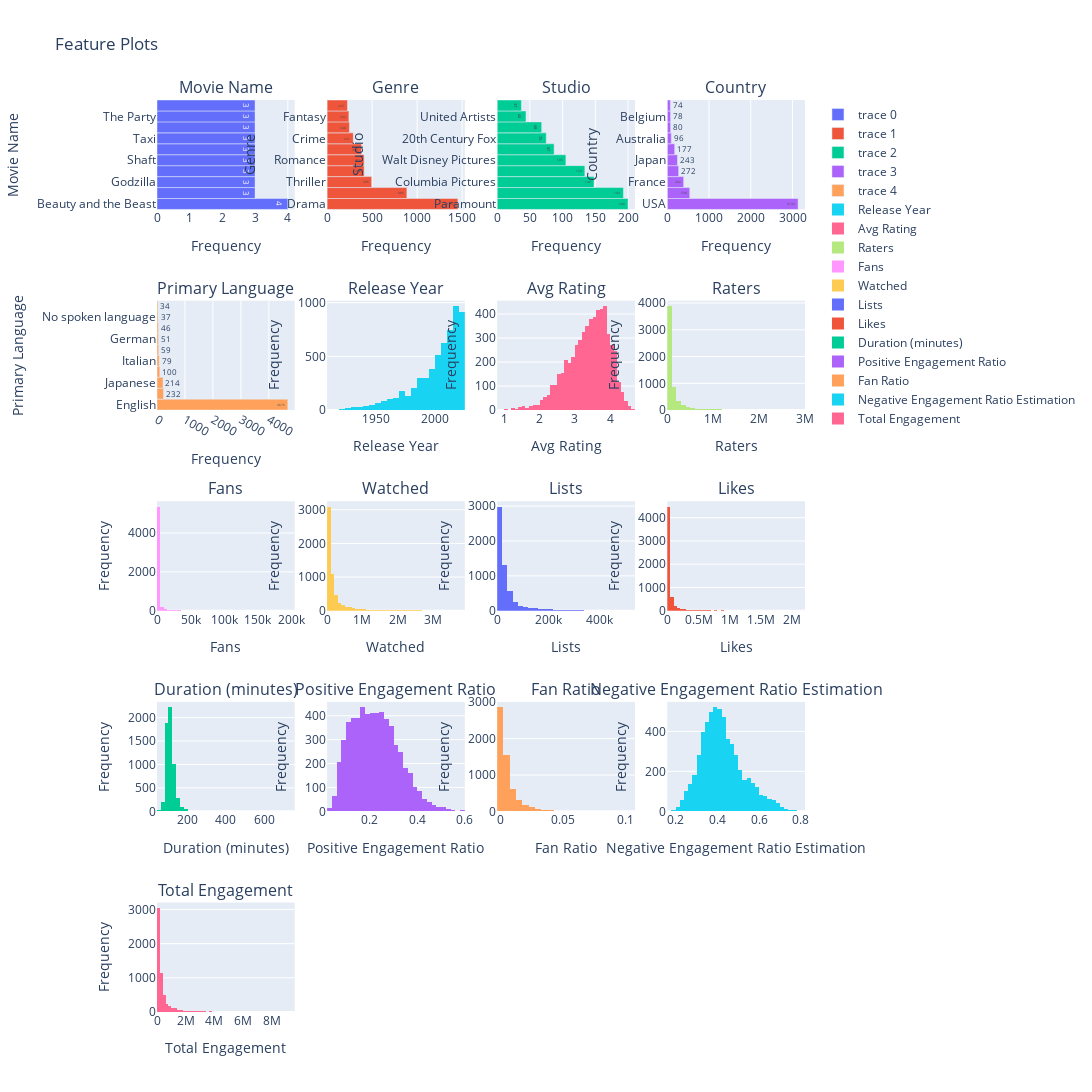

Notebook code for this chart:
### Markdown cell above
This code snippet generates plots for various features within a given dataframe. It allows visualizing different types of data distributions:

1. For categorical or string-type features, horizontal bar charts are plotted showing the top 10 most frequent values.
2. For numerical features, histograms with 50 bins are plotted to display the distribution of values.

The function `plot_features` organizes these plots into a grid layout (`nrows` by `ncols`) based on the number of columns in the dataframe. Each subplot title corresponds to a column name in the dataframe. This visualization approach helps in exploring and understanding the data distribution across different features effectively and helps us see if there's any more features we can add or see if we should do logarithmic transformations for columns with lots of high value numbers.

### Code cell
plot_features(df)

### Figure 1 — Plotly figure (JSON) as saved in the notebook; plotly's stock layout.template omitted (floating-point values rounded to 4 significant figures; data arrays with more than 128 entries replaced by an {"elided": "..."} marker saying what was removed)
{"data": [{"orientation": "h", "text": [4, 3, 3, 3, 3, 3, 3, 3, 3, 3], "textposition": "auto", "type": "bar", "x": [4, 3, 3, 3, 3, 3, 3, 3, 3, 3], "xaxis": "x", "y": ["Beauty and the Beast", "King Kong", "Godzilla", "The Mummy", "Shaft", "Black Christmas", "Taxi", "Cinderella", "The Party", "Pinocchio"], "yaxis": "y"}, {"orientation": "h", "text": [1453, 886, 495, 412, 411, 382, 291, 248, 242, 226], "textposition": "auto", "type": "bar", "x": [1453, 886, 495, 412, 411, 382, 291, 248, 242, 226], "xaxis": "x2", "y": ["Drama", "Comedy", "Thriller", "Horror", "Romance", "Action", "Crime", "Adventure", "Fantasy", "Science Fiction"], "yaxis": "y2"}, {"orientation": "h", "text": [200, 193, 148, 134, 105, 87, 75, 68, 44, 37], "textposition": "auto", "type": "bar", "x": [200, 193, 148, 134, 105, 87, 75, 68, 44, 37], "xaxis": "x3", "y": ["Paramount", "Universal Pictures", "Columbia Pictures", "Warner Bros. Pictures", "Walt Disney Pictures", "New Line Cinema", "20th Century Fox", "Metro-Goldwyn-Mayer", "United Artists", "Touchstone Pictures"], "yaxis": "y3"}, {"orientation": "h", "text": [3134, 538, 392, 272, 243, 177, 96, 80, 78, 74], "textposition": "auto", "type": "bar", "x": [3134, 538, 392, 272, 243, 177, 96, 80, 78, 74], "xaxis": "x4", "y": ["USA", "UK", "France", "Canada", "Japan", "Germany", "Australia", "Italy", "Belgium", "China"], "yaxis": "y4"}, {"orientation": "h", "text": [4676, 232, 214, 100, 79, 59, 51, 46, 37, 34], "textposition": "auto", "type": "bar", "x": [4676, 232, 214, 100, 79, 59, 51, 46, 37, 34], "xaxis": "x5", "y": ["English", "French", "Japanese", "Spanish", "Italian", "Korean", "German", "Chinese", "No spoken language", "Swedish"], "yaxis": "y5"}, {"name": "Release Year", "nbinsx": 50, "type": "histogram", "x": {"elided": "5782 int values"}, "xaxis": "x6", "yaxis": "y6"}, {"name": "Avg Rating", "nbinsx": 50, "type": "histogram", "x": {"elided": "5782 float values"}, "xaxis": "x7", "yaxis": "y7"}, {"name": "Raters", "nbinsx": 50, "type": "histogram", "x": {"elided": "5782 int values"}, "xaxis": "x8", "yaxis": "y8"}, {"name": "Fans", "nbinsx": 50, "type": "histogram", "x": {"elided": "5782 int values"}, "xaxis": "x9", "yaxis": "y9"}, {"name": "Watched", "nbinsx": 50, "type": "histogram", "x": {"elided": "5782 int values"}, "xaxis": "x10", "yaxis": "y10"}, {"name": "Lists", "nbinsx": 50, "type": "histogram", "x": {"elided": "5782 int values"}, "xaxis": "x11", "yaxis": "y11"}, {"name": "Likes", "nbinsx": 50, "type": "histogram", "x": {"elided": "5782 int values"}, "xaxis": "x12", "yaxis": "y12"}, {"name": "Duration (minutes)", "nbinsx": 50, "type": "histogram", "x": {"elided": "5782 int values"}, "xaxis": "x13", "yaxis": "y13"}, {"name": "Positive Engagement Ratio", "nbinsx": 50, "type": "histogram", "x": {"elided": "5782 float values"}, "xaxis": "x14", "yaxis": "y14"}, {"name": "Fan Ratio", "nbinsx": 50, "type": "histogram", "x": {"elided": "5782 float values"}, "xaxis": "x15", "yaxis": "y15"}, {"name": "Negative Engagement Ratio Estimation", "nbinsx": 50, "type": "histogram", "x": {"elided": "5782 float values"}, "xaxis": "x16", "yaxis": "y16"}, {"name": "Total Engagement", "nbinsx": 50, "type": "histogram", "x": {"elided": "5782 int values"}, "xaxis": "x17", "yaxis": "y17"}], "layout": {"annotations": [{"font": {"size": 16}, "showarrow": false, "text": "Movie Name", "x": 0.1062, "xanchor": "center", "xref": "paper", "y": 1, "yanchor": "bottom", "yref": "paper"}, {"font": {"size": 16}, "showarrow": false, "text": "Genre", "x": 0.3688, "xanchor": "center", "xref": "paper", "y": 1, "yanchor": "bottom", "yref": "paper"}, {"font": {"size": 16}, "showarrow": false, "text": "Studio", "x": 0.6313, "xanchor": "center", "xref": "paper", "y": 1, "yanchor": "bottom", "yref": "paper"}, {"font": {"size": 16}, "showarrow": false, "text": "Country", "x": 0.8938, "xanchor": "center", "xref": "paper", "y": 1, "yanchor": "bottom", "yref": "paper"}, {"font": {"size": 16}, "showarrow": false, "text": "Primary Language", "x": 0.1062, "xanchor": "center", "xref": "paper", "y": 0.78, "yanchor": "bottom", "yref": "paper"}, {"font": {"size": 16}, "showarrow": false, "text": "Release Year", "x": 0.3688, "xanchor": "center", "xref": "paper", "y": 0.78, "yanchor": "bottom", "yref": "paper"}, {"font": {"size": 16}, "showarrow": false, "text": "Avg Rating", "x": 0.6313, "xanchor": "center", "xref": "paper", "y": 0.78, "yanchor": "bottom", "yref": "paper"}, {"font": {"size": 16}, "showarrow": false, "text": "Raters", "x": 0.8938, "xanchor": "center", "xref": "paper", "y": 0.78, "yanchor": "bottom", "yref": "paper"}, {"font": {"size": 16}, "showarrow": false, "text": "Fans", "x": 0.1062, "xanchor": "center", "xref": "paper", "y": 0.56, "yanchor": "bottom", "yref": "paper"}, {"font": {"size": 16}, "showarrow": false, "text": "Watched", "x": 0.3688, "xanchor": "center", "xref": "paper", "y": 0.56, "yanchor": "bottom", "yref": "paper"}, {"font": {"size": 16}, "showarrow": false, "text": "Lists", "x": 0.6313, "xanchor": "center", "xref": "paper", "y": 0.56, "yanchor": "bottom", "yref": "paper"}, {"font": {"size": 16}, "showarrow": false, "text": "Likes", "x": 0.8938, "xanchor": "center", "xref": "paper", "y": 0.56, "yanchor": "bottom", "yref": "paper"}, {"font": {"size": 16}, "showarrow": false, "text": "Duration (minutes)", "x": 0.1062, "xanchor": "center", "xref": "paper", "y": 0.34, "yanchor": "bottom", "yref": "paper"}, {"font": {"size": 16}, "showarrow": false, "text": "Positive Engagement Ratio", "x": 0.3688, "xanchor": "center", "xref": "paper", "y": 0.34, "yanchor": "bottom", "yref": "paper"}, {"font": {"size": 16}, "showarrow": false, "text": "Fan Ratio", "x": 0.6313, "xanchor": "center", "xref": "paper", "y": 0.34, "yanchor": "bottom", "yref": "paper"}, {"font": {"size": 16}, "showarrow": false, "text": "Negative Engagement Ratio Estimation", "x": 0.8938, "xanchor": "center", "xref": "paper", "y": 0.34, "yanchor": "bottom", "yref": "paper"}, {"font": {"size": 16}, "showarrow": false, "text": "Total Engagement", "x": 0.1062, "xanchor": "center", "xref": "paper", "y": 0.12, "yanchor": "bottom", "yref": "paper"}], "height": 1250, "title": {"text": "Feature Plots"}, "width": 2000, "xaxis": {"anchor": "y", "domain": [0, 0.2125], "title": {"text": "Frequency"}}, "xaxis10": {"anchor": "y10", "domain": [0.2625, 0.475], "title": {"text": "Watched"}}, "xaxis11": {"anchor": "y11", "domain": [0.525, 0.7375], "title": {"text": "Lists"}}, "xaxis12": {"anchor": "y12", "domain": [0.7875, 1], "title": {"text": "Likes"}}, "xaxis13": {"anchor": "y13", "domain": [0, 0.2125], "title": {"text": "Duration (minutes)"}}, "xaxis14": {"anchor": "y14", "domain": [0.2625, 0.475], "title": {"text": "Positive Engagement Ratio"}}, "xaxis15": {"anchor": "y15", "domain": [0.525, 0.7375], "title": {"text": "Fan Ratio"}}, "xaxis16": {"anchor": "y16", "domain": [0.7875, 1], "title": {"text": "Negative Engagement Ratio Estimation"}}, "xaxis17": {"anchor": "y17", "domain": [0, 0.2125], "title": {"text": "Total Engagement"}}, "xaxis18": {"anchor": "y18", "domain": [0.2625, 0.475]}, "xaxis19": {"anchor": "y19", "domain": [0.525, 0.7375]}, "xaxis2": {"anchor": "y2", "domain": [0.2625, 0.475], "title": {"text": "Frequency"}}, "xaxis20": {"anchor": "y20", "domain": [0.7875, 1]}, "xaxis3": {"anchor": "y3", "domain": [0.525, 0.7375], "title": {"text": "Frequency"}}, "xaxis4": {"anchor": "y4", "domain": [0.7875, 1], "title": {"text": "Frequency"}}, "xaxis5": {"anchor": "y5", "domain": [0, 0.2125], "title": {"text": "Frequency"}}, "xaxis6": {"anchor": "y6", "domain": [0.2625, 0.475], "title": {"text": "Release Year"}}, "xaxis7": {"anchor": "y7", "domain": [0.525, 0.7375], "title": {"text": "Avg Rating"}}, "xaxis8": {"anchor": "y8", "domain": [0.7875, 1], "title": {"text": "Raters"}}, "xaxis9": {"anchor": "y9", "domain": [0, 0.2125], "title": {"text": "Fans"}}, "yaxis": {"anchor": "x", "domain": [0.88, 1], "title": {"text": "Movie Name"}}, "yaxis10": {"anchor": "x10", "domain": [0.44, 0.56], "title": {"text": "Frequency"}}, "yaxis11": {"anchor": "x11", "domain": [0.44, 0.56], "title": {"text": "Frequency"}}, "yaxis12": {"anchor": "x12", "domain": [0.44, 0.56], "title": {"text": "Frequency"}}, "yaxis13": {"anchor": "x13", "domain": [0.22, 0.34], "title": {"text": "Frequency"}}, "yaxis14": {"anchor": "x14", "domain": [0.22, 0.34], "title": {"text": "Frequency"}}, "yaxis15": {"anchor": "x15", "domain": [0.22, 0.34], "title": {"text": "Frequency"}}, "yaxis16": {"anchor": "x16", "domain": [0.22, 0.34], "title": {"text": "Frequency"}}, "yaxis17": {"anchor": "x17", "domain": [0, 0.12], "title": {"text": "Frequency"}}, "yaxis18": {"anchor": "x18", "domain": [0, 0.12]}, "yaxis19": {"anchor": "x19", "domain": [0, 0.12]}, "yaxis2": {"anchor": "x2", "domain": [0.88, 1], "title": {"text": "Genre"}}, "yaxis20": {"anchor": "x20", "domain": [0, 0.12]}, "yaxis3": {"anchor": "x3", "domain": [0.88, 1], "title": {"text": "Studio"}}, "yaxis4": {"anchor": "x4", "domain": [0.88, 1], "title": {"text": "Country"}}, "yaxis5": {"anchor": "x5", "domain": [0.66, 0.78], "title": {"text": "Primary Language"}}, "yaxis6": {"anchor": "x6", "domain": [0.66, 0.78], "title": {"text": "Frequency"}}, "yaxis7": {"anchor": "x7", "domain": [0.66, 0.78], "title": {"text": "Frequency"}}, "yaxis8": {"anchor": "x8", "domain": [0.66, 0.78], "title": {"text": "Frequency"}}, "yaxis9": {"anchor": "x9", "domain": [0.44, 0.56], "title": {"text": "Frequency"}}}}
